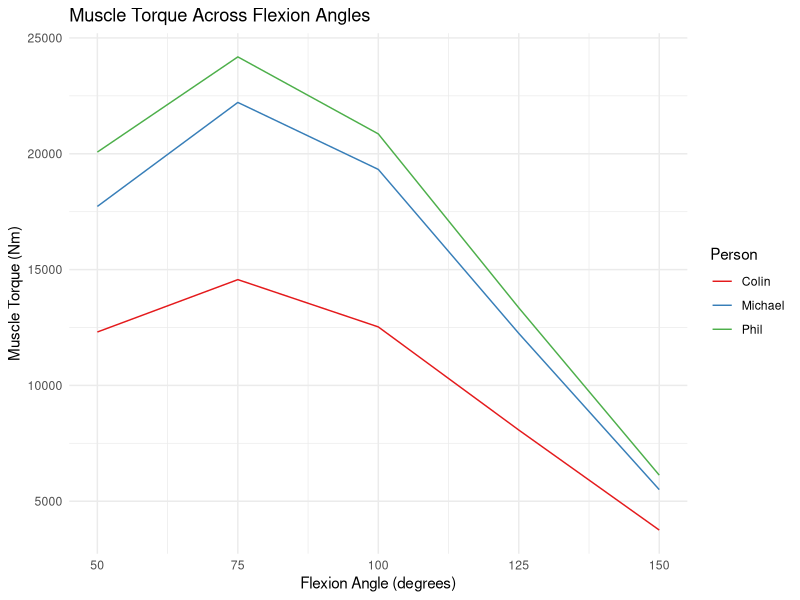
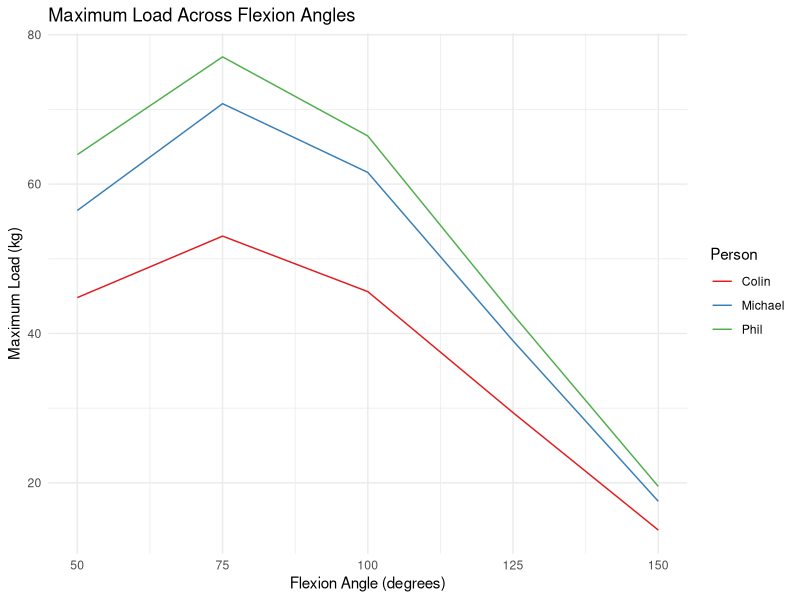

Recreate these plots in R, in order.
## ---- chunk 1
knitr::opts_chunk$set(echo = TRUE)
library(tidyverse)
library(ggplot2)
library(knitr)
## ---- chunk 2
dat1 <- tibble(
 Person= c("Phil", "Colin", "Michael"),
  Mmuscle = c(0.418, 0.252, 0.344),
  Lo = c(0.320, 0.280, 0.320),
  Li = c(0.080, 0.065, 0.080),
  Larm = c(0.350, 0.31, 0.305)
)
print(dat1)
## ---- chunk 3
#Writing Needed Functions 

#Insertion angles
law_cos <- function(o, l, r) {
  acos((-o^2 + l^2 + r^2) / (2 * l * r))
}


law_cos2 <- function(l, r, theta) {
  sqrt(l^2 + r^2 - 2 * l * r * cos(theta))
}

#Establishing rho, k, and g 
rho <- 0.00105
k <- 80
g <- 9.81 

ffl <- function(Lmuscle, Lmuscler) {
  -6.25 * ((Lmuscle / Lmuscler)^2) + 12.5 * (Lmuscle / Lmuscler) - 5.25
}

# Function to calculate PCSA and Fmax
PCSA <- function(Mmuscle, phi, Lmuscler) {
  Mmuscle * cos(phi) / (rho * Lmuscler)
}
PCSA

## ---- chunk 4
model <- function(mass, Lmuscler, Lmuscle, theta, Lo, rho = 0.00105, k = 80) {
  Lmuscler_cm <- Lmuscler * 100 
  Lmuscle_cm <- Lmuscle * 100  
  Lo_cm <- Lo * 100  
  
  pcsa <- PCSA(mass, 0, Lmuscler_cm) 
  Fmax <- pcsa * k  
  
  ffl_value <- ffl(Lmuscle_cm, Lmuscler_cm * 0.8)  
  
  Fmuscle <- Fmax * ffl_value 
  
  torque <- Fmuscle * sin(theta) * Lo_cm 
  
  return(torque)
}
## ---- chunk 5

flexion_angles <- c(50, 75, 100, 125, 150) * pi / 180

dat_updated <- dat1 %>%
  crossing(flexion = flexion_angles) %>%
  mutate(
    Lmuscle = law_cos2(Larm, Li, flexion),
    theta = law_cos(Larm, Li, Lmuscle)
  ) %>%
  mutate(
    Lmuscler = ifelse(flexion == (150 * pi / 180), Lmuscle, NA_real_)
  )

dat_with_torque <- dat_updated %>%
  rowwise() %>%
  mutate(
    muscle_torque = model(Mmuscle, Lmuscler, Lmuscle, theta, Lo),
    max_mass = muscle_torque / (Lo * 100 * g)
  ) %>%
  ungroup()

print(dat_with_torque)

#Finding Lmuscler
reference_Lmuscler <- dat_with_torque %>%
  filter(flexion == 150 * pi / 180) %>%
  select(Person, Lmuscler) %>%
  distinct()

#Changing Lmuscler values across all rows belonging to each person
dat_with_torque <- dat_with_torque %>%
  left_join(reference_Lmuscler, by = "Person", suffix = c("", "_ref")) %>%
  mutate(
    Lmuscler = ifelse(is.na(Lmuscler), Lmuscler_ref, Lmuscler)
  ) %>%
  select(-Lmuscler_ref) %>%
  mutate(
    muscle_torque = model(Mmuscle, Lmuscler, Lmuscle, theta, Lo),
    max_mass = muscle_torque / (Lo * 100 * g)
  )


print(dat_with_torque)
## ---- chunk 6
kable(dat_with_torque, caption = "predicted τmuscle and Mload values at each flexion angle")
## ---- chunk 7
library(ggplot2)
ggplot(dat_with_torque, aes(x = flexion * 180 / pi, y = muscle_torque, color = Person)) +
  geom_line() +
  labs(x = "Flexion Angle (degrees)", y = "Muscle Torque (Nm)", title = "Muscle Torque Across Flexion Angles") +
  theme_minimal() +
  scale_color_brewer(palette = "Set1")

ggplot(dat_with_torque, aes(x = flexion * 180 / pi, y = max_mass, color = Person)) +
  geom_line() +
  labs(x = "Flexion Angle (degrees)", y = "Maximum Load (kg)", title = "Maximum Load Across Flexion Angles") +
  theme_minimal() +
  scale_color_brewer(palette = "Set1")
